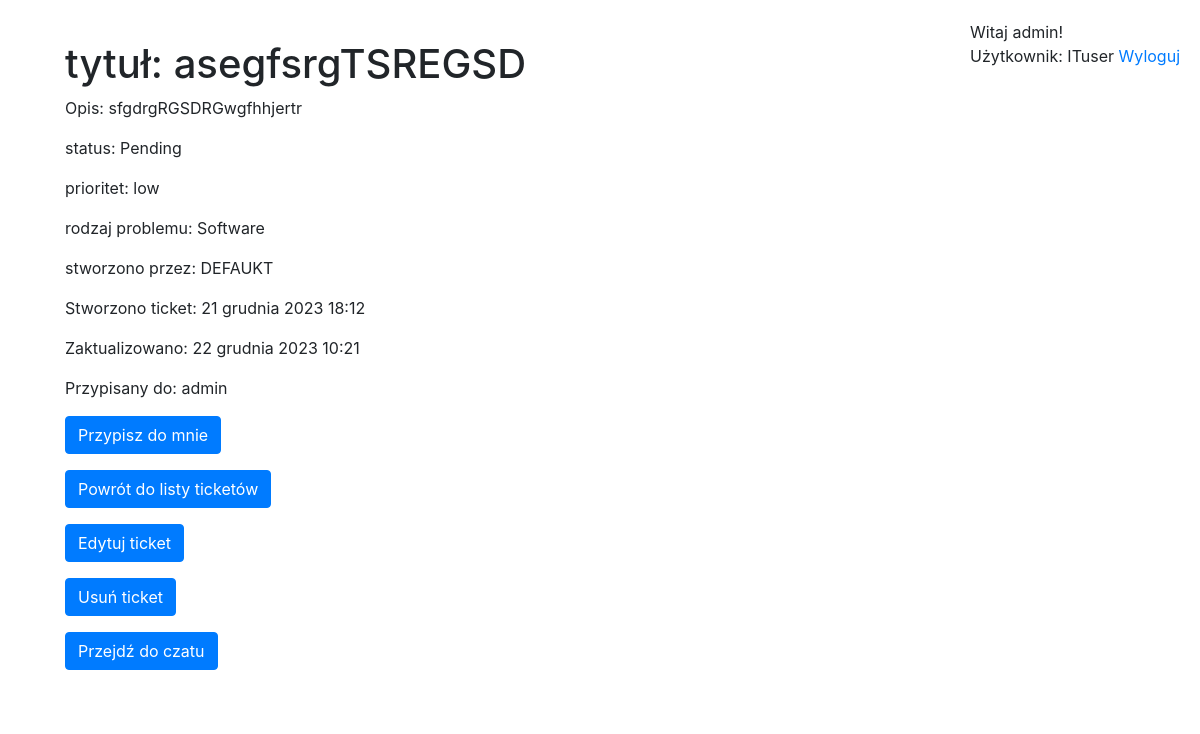
Before: /ticket/detail/asegfsrg/ (signed in) with the older database file.
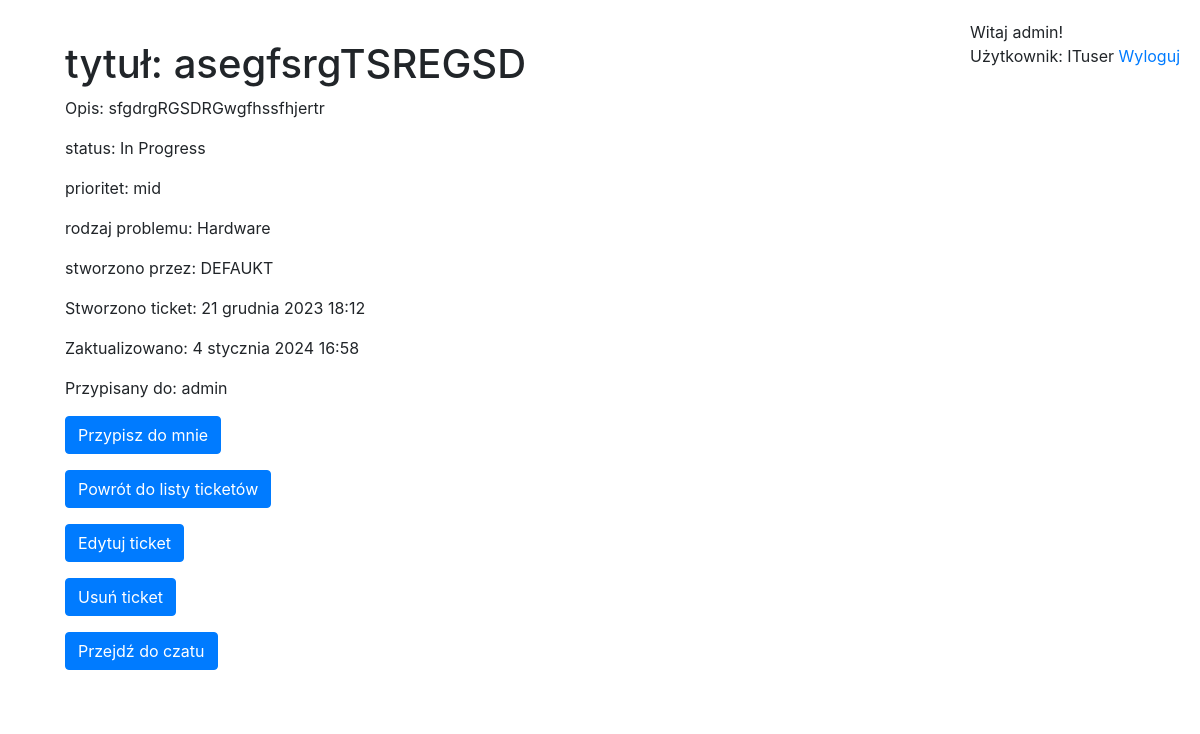
After: the same page with the newer database file.
### helpdeskapp/models.py (models this page shows, shortened)
class Ticket(models.Model):
    statuslist = (
        ('Pending', 'Pending'),
        ('In Progress', 'In Progress'),
        ('Completed', 'Completed'),
    )
    prioritylist = (
        ('low', 'low'),
        ('mid', 'mid'),
        ('high', 'high'),
    )
    request_typelist = (
        ('Software', 'Software'),
        ('Hardware', 'Hardware'),
        ('Network', 'Network'),
        ('Other', 'Other')
    )
    title = models.CharField(max_length=100)
    description = models.TextField()
    status = models.CharField(max_length=100, choices=statuslist, default='Pending')
    priority = models.CharField(max_length=100, choices=prioritylist, default='low')
    request_type = models.CharField(max_length=100, choices=request_typelist, default='Software')
    created_at = models.DateTimeField(auto_now_add=True)
    assigned_to = models.ForeignKey(User, on_delete=models.CASCADE, related_name='ticket_assigned_to', null=True, blank=True, default=None)
    updated_at = models.DateTimeField(auto_now=True)
    created_by = models.ForeignKey(User, on_delete=models.CASCADE, related_name='ticket_created_by')
    closed_at = models.DateTimeField(null=True, blank=True, default=None)
    objects = models.Manager() # default manager
    slug = models.SlugField(unique=True, default='default-slug')
    class Meta:
        ordering = ['-created_at']

### helpdeskapp/views.py (the view)
# urls.py: path('ticket/detail/<slug:slug>/', views.ticket_detail, name='ticket_detail'),
def ticket_detail(request, slug):
    ticket = get_object_or_404(Ticket, slug=slug)
    return render(request, 'helpdeskapp/tickets/ticket_detail.html', {'ticket': ticket})

### helpdeskapp/templates/helpdeskapp/tickets/ticket_detail.html (shortened to what this page needs)
{% extends "helpdeskapp/base.html" %}
{% block content %}
    <h1>tytuł: {{ticket.title}}</h1>
    <p>Opis: {{ticket.description}}</p>
    <p>status: {{ticket.status}}</p>
    <p>prioritet: {{ticket.priority}}</p>
    <p>rodzaj problemu: {{ticket.request_type}}</p>
    <p>stworzono przez: {{ticket.created_by}}</p>
    <p>Stworzono ticket: {{ticket.created_at}}</p>
    <p>Zaktualizowano: {{ticket.updated_at}}</p>
    <p>Przypisany do: {{ticket.assigned_to}}</p>
    <p /><a href="{% url 'helpdeskapp:assigned_to' ticket.slug %}" class="btn btn-primary">Przypisz do mnie</a>
    <p /><a href = "{% url 'helpdeskapp:ticket_list' %}" class = "btn btn-primary">Powrót do listy ticketów</a>
    <p><a href="{% url 'helpdeskapp:ticket_edit' ticket.slug %}" class = "btn btn-primary" >Edytuj ticket</a></p>
    <p><a href="{% url 'helpdeskapp:ticket_delete' ticket.slug %}" class = "btn btn-primary">Usuń ticket</a></p>
    <p><a href="{% url 'chat:chat_room' ticket.slug %}" class="btn btn-primary">Przejdź do czatu</a></p>
{% endblock %}

Changed rows visible on the page:
changed Ticket "asegfsrgTSREGSD": description "sfgdrgRGSDRGwgfhhjertr" → "sfgdrgRGSDRGwgfhssfhjertr"; status "Pending" → "In Progress"; priority "low" → "mid"; request_type "Software" → "Hardware"; updated_at "22 grudnia 2023 10:21" → "4 stycznia 2024 16:58"
